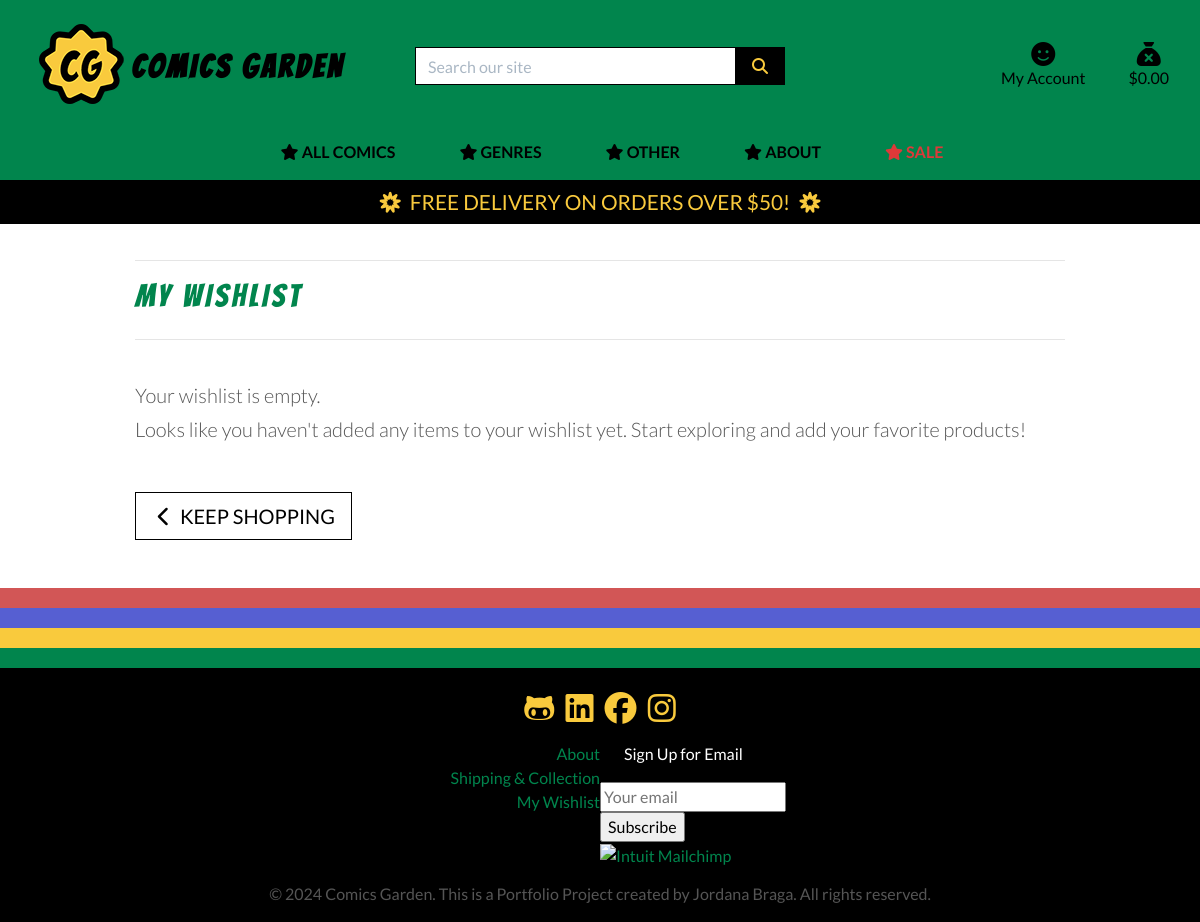
Before: /products/wishlist/ (signed in) with the older database file.
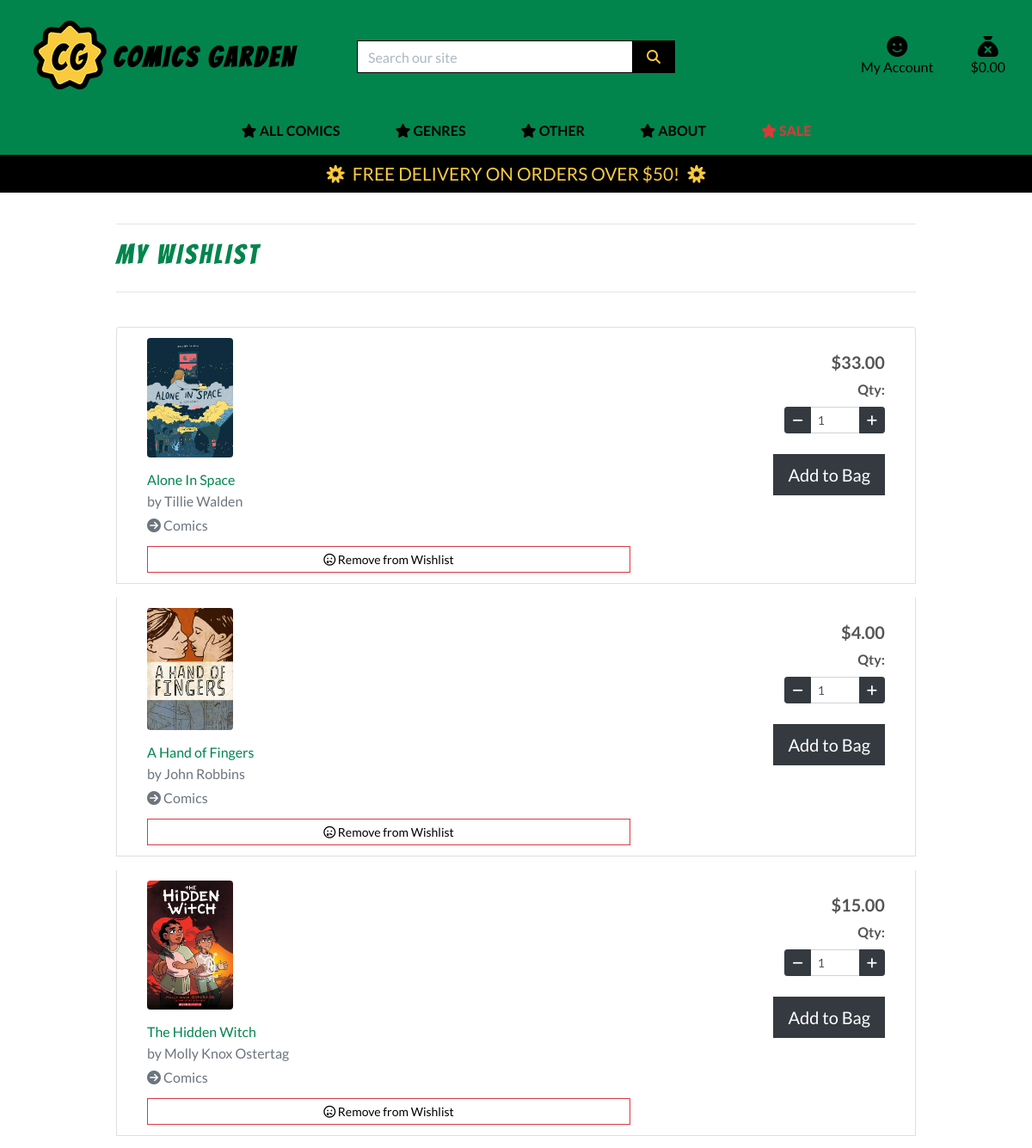
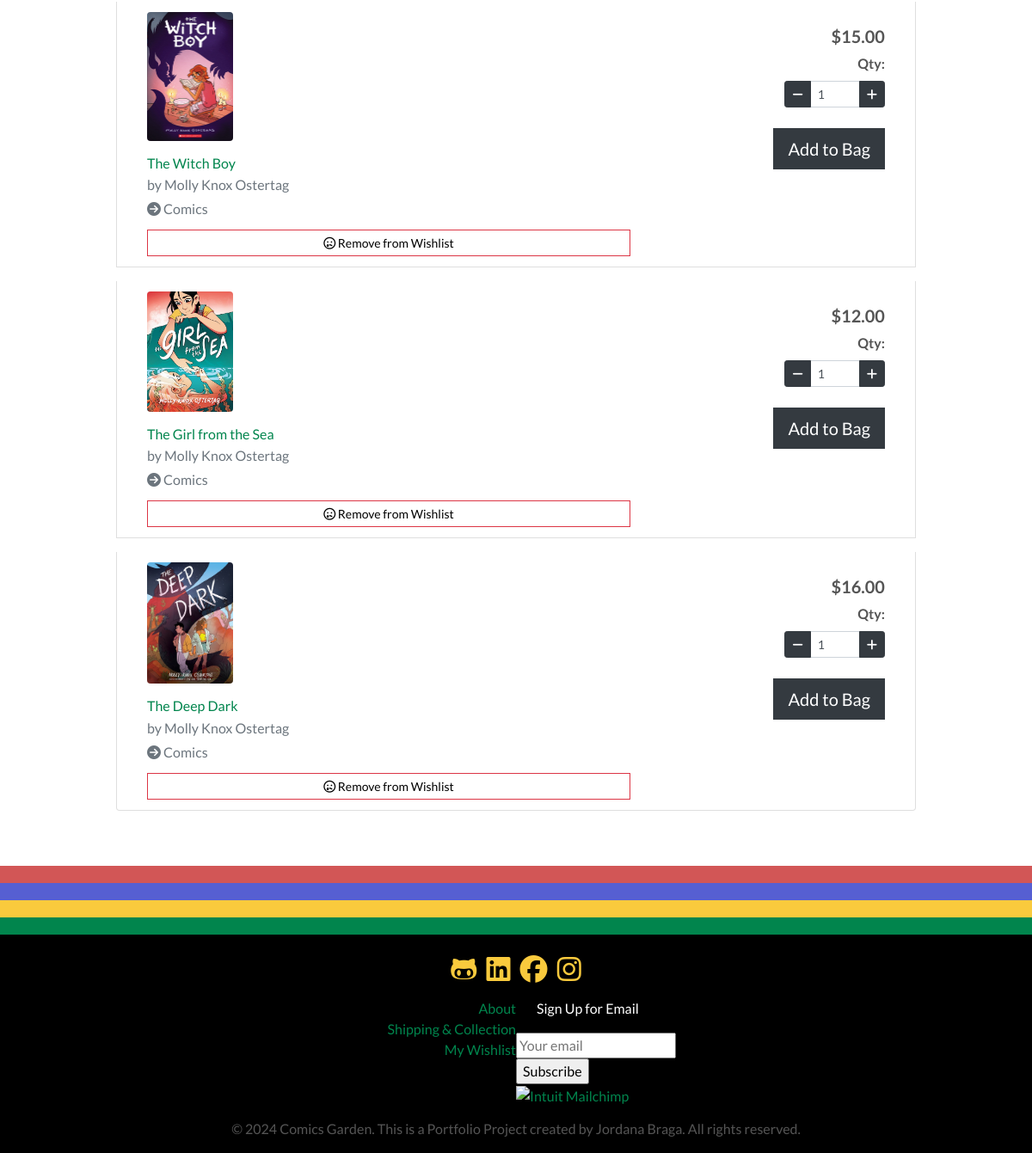
After: the same page with the newer database file (2 pictures, top to bottom).
### products/models.py (models this page shows, shortened)
class Wishlist(models.Model):
    user = models.ForeignKey(settings.AUTH_USER_MODEL, on_delete=models.CASCADE)
    product = models.ForeignKey('Product', on_delete=models.CASCADE)
    added_on = models.DateTimeField(default=timezone.now)
    class Meta:
        unique_together = ('user', 'product')
        verbose_name = 'Wishlist'
        verbose_name_plural = 'Wishlists'

class Product(models.Model):
    COVER_TYPE_CHOICES = [
        ('softcover', 'Softcover'),
        ('hardcover', 'Hardcover'),
    ]
    COLOR_CHOICES = [
        ('colour', 'Colour'),
        ('black_and_white', 'Black and White'),
        ('colour_bw', 'Colour + B&W'),
    ]
    artist = models.ForeignKey('Artist', null=True, blank=True, on_delete=models.SET_NULL)
    category = models.ForeignKey('Category', null=True, blank=True, on_delete=models.SET_NULL)
    publisher = models.ForeignKey('Publisher', null=True, blank=True, on_delete=models.SET_NULL)
    genres = models.ManyToManyField('Genre', blank=True)
    sku = models.CharField(max_length=254, null=True, blank=True)
    title = models.CharField(max_length=254)
    description = models.TextField()
    price = models.DecimalField(max_digits=6, decimal_places=2)
    rating = models.DecimalField(max_digits=6, decimal_places=2, null=True, blank=True)
    pages = models.IntegerField(null=True, blank=True)
    cover_type = models.CharField(max_length=50, choices=COVER_TYPE_CHOICES, blank=True)
    color_option = models.CharField(max_length=20, choices=COLOR_CHOICES, default='colour')
    image_url = models.URLField(max_length=1024, null=True, blank=True)
    image = models.ImageField(null=True, blank=True)
    date_added = models.DateTimeField(default=timezone.now)

class Artist(models.Model):
    name = models.CharField(max_length=254, unique=True)
    description = models.TextField(blank=True, default="This is a great artist.")
    website = models.URLField(max_length=1024, null=True, blank=True)
    def __str__(self):
        return self.name

class Category(models.Model):
    class Meta:
        verbose_name_plural = 'Categories'
    name = models.CharField(max_length=254)
    friendly_name = models.CharField(max_length=254, null=True, blank=True)

### products/views.py (the view)
# urls.py: path('wishlist/', views.view_wishlist, name='wishlist'),
@login_required
def view_wishlist(request):
    wishlist_items = Wishlist.objects.filter(user=request.user)
    return render(request, 'products/wishlist.html', {'wishlist_items': wishlist_items})

### products/templates/products/wishlist.html (shortened to what this page needs)
{% extends "base.html" %}
{% load static %}
{% block page_header %}
    <div class="container header-container">
    </div>
{% endblock %}
{% block content %}
<div class="overlay"></div>
<div class="container mt-4">
    <div class="row mb-4">
        <div class="col">
            <hr>
            <h2 class="logo-font mb-4 text-green">My Wishlist</h2>
            <hr>
        </div>
    </div>
    {% if wishlist_items %}
        <div class="list-group">
            {% for item in wishlist_items %}
                <div class="list-group-item d-flex flex-md-row mb-3 align-items-start">
                    <div class="col-md-8 d-flex flex-column justify-content-between">
                        {% if item.product.image %}
                            <img src="{{ item.product.image.url }}" class="img-fluid rounded mb-3" alt="{{ item.product.title }}" style="width: 100px; height: auto;">
                        {% else %}
                            <img src="{% static 'images/noimage.png' %}" class="img-fluid rounded mb-3" alt="{{ item.product.title }}" style="width: 100px; height: auto;">
                        {% endif %}
                        <h6 class="mb-1">
                            <a href="{% url 'product_detail' item.product.id %}" title="{{ item.product.title }}">
                                {{ item.product.title }}
                            </a>
                        </h6>
                        <p class="mb-1 text-muted">
                            <a title="{{ item.product.artist }}">
                                by {{ item.product.artist }}
                            </a>
                        </p>
                        <p class="mb-1 text-muted">
                            {% if item.product.category %}
                                <a class="text-muted medium" href="{% url 'products' %}?category={{ item.product.category.name }}">
                                    <i class="fa-solid fa-circle-arrow-right"></i> {{ item.product.category.friendly_name }}
                                </a>
                            {% endif %}
                        </p>
                        <a href="{% url 'remove_from_wishlist' item.product.id %}" class="btn btn-outline-danger text-black rounded-0 btn-sm mt-2">
                            <i class="fa-regular fa-face-sad-tear"></i> Remove from Wishlist
                        </a>
                    </div>
                    <div class="col-md-4 d-flex flex-column align-items-end">
                        <form class="form mt-3" action="{% url 'add_to_bag' item.product.id %}" method="POST">
                            <div class="d-flex flex-column align-items-end">
                                <h5 class="text-right mb-2">
                                    <span class="font-weight-bold">${{ item.product.price }}</span>
                                </h5>
                                <p class="text-right mb-2"><strong>Qty:</strong></p>
                                <div class="form-group">
                                    <div class="input-group input-group-sm">
                                        <div class="input-group-prepend">
                                            <button class="decrement-qty btn btn-dark btn-sm" type="button" data-item_id="{{ item.product.id }}" id="decrement-qty_{{ item.product.id }}">
                                                <i class="fas fa-minus"></i>
                                            </button>
                                        </div>
                                        <input class="form-control qty_input form-control-sm" type="number" name="quantity" value="1" min="1" max="99" data-item_id="{{ item.product.id }}" id="id_qty_{{ item.product.id }}">
                                        <div class="input-group-append">
                                            <button class="increment-qty btn btn-dark btn-sm" type="button" data-item_id="{{ item.product.id }}" id="increment-qty_{{ item.product.id }}">
                                                <i class="fas fa-plus"></i>
                                            </button>
                                        </div>
                                    </div>
                                </div>
                                <input type="submit" class="btn btn-dark rounded-0 mt-2 btn-lg" value="Add to Bag">
                            </div>
                        </form>
                    </div>
                </div>
            {% endfor %}
        </div>
    {% else %}
    <p class="lead mb-1">Your wishlist is empty.</p>
    <p class="lead mb-5">Looks like you haven't added any items to your wishlist yet. Start exploring and add your favorite products!</p>
    <a href="{% url 'products' %}" class="btn btn-outline-black rounded-0 btn-lg">
        <span class="icon">
            <i class="fas fa-chevron-left"></i>
        </span>
        <span class="text-uppercase">Keep Shopping</span>
    </a>
    {% endif %}
</div>
{% endblock %}

Changed rows visible on the page:
added Wishlist: product.image (picture), product "Alone In Space", product.artist "Tillie Walden", product.category.friendly_name "Comics", product.price "33.00"
added Wishlist: product.image (picture), product "A Hand of Fingers", product.artist "John Robbins", product.category.friendly_name "Comics", product.price "4.00"
added Wishlist: product.image (picture), product "The Hidden Witch", product.artist "Molly Knox Ostertag", product.category.friendly_name "Comics", product.price "15.00"
added Wishlist: product.image (picture), product "The Witch Boy", product.artist "Molly Knox Ostertag", product.category.friendly_name "Comics", product.price "15.00"
added Wishlist: product.image (picture), product "The Girl from the Sea", product.artist "Molly Knox Ostertag", product.category.friendly_name "Comics", product.price "12.00"
added Wishlist: product.image (picture), product "The Deep Dark", product.artist "Molly Knox Ostertag", product.category.friendly_name "Comics", product.price "16.00", quantity "1"
Other visible differences:
text no longer shown: "Your wishlist is empty. Looks like you haven't added any items to your wishlist yet. Start exploring and add your favorite products! KEEP SHOPPING"
